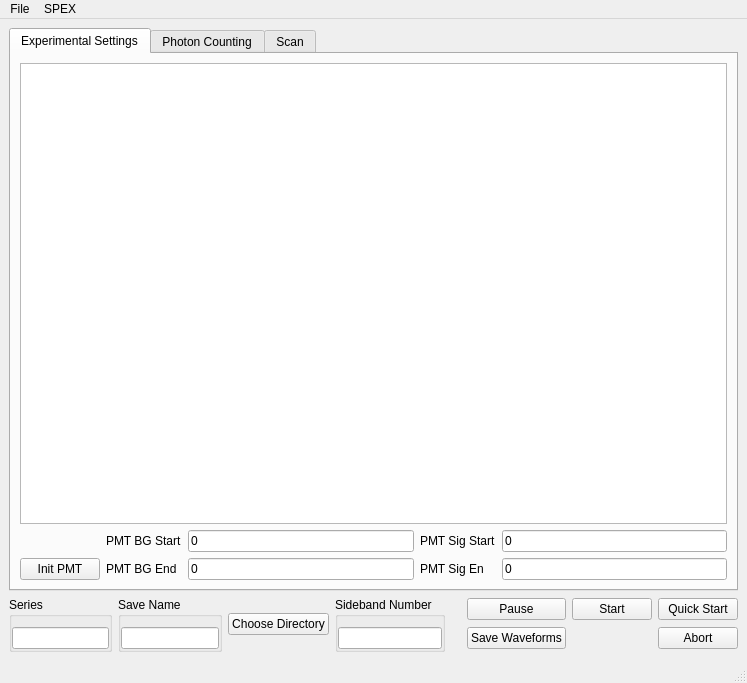
<?xml version="1.0" encoding="UTF-8"?>
<ui version="4.0">
 <class>MainWindow</class>
 <widget class="QMainWindow" name="MainWindow">
  <property name="geometry">
   <rect>
    <x>0</x>
    <y>0</y>
    <width>747</width>
    <height>683</height>
   </rect>
  </property>
  <property name="windowTitle">
   <string>Sideband Measurements</string>
  </property>
  <widget class="QWidget" name="centralwidget">
   <layout class="QVBoxLayout" name="verticalLayout">
    <item>
     <widget class="QTabWidget" name="tabWidget">
      <property name="currentIndex">
       <number>0</number>
      </property>
      <widget class="QWidget" name="tab">
       <attribute name="title">
        <string>Experimental Settings</string>
       </attribute>
       <layout class="QHBoxLayout" name="horizontalLayout_2">
        <item>
         <layout class="QVBoxLayout" name="verticalLayout_5" stretch="100">
          <item>
           <widget class="QSplitter" name="splitter">
            <property name="orientation">
             <enum>Qt::Horizontal</enum>
            </property>
            <widget class="QWidget" name="">
             <layout class="QVBoxLayout" name="verticalLayout_2">
              <item>
               <widget class="PlotWidget" name="gSignal"/>
              </item>
              <item>
               <layout class="QGridLayout" name="gridLayout_2">
                <item row="1" column="3">
                 <widget class="QFNumberEdit" name="tPmBgEn">
                  <property name="text">
                   <string>0</string>
                  </property>
                 </widget>
                </item>
                <item row="1" column="4">
                 <widget class="QLabel" name="label_11">
                  <property name="text">
                   <string>PMT Sig En</string>
                  </property>
                 </widget>
                </item>
                <item row="0" column="3">
                 <widget class="QFNumberEdit" name="tPmBgSt">
                  <property name="text">
                   <string>0</string>
                  </property>
                 </widget>
                </item>
                <item row="1" column="5">
                 <widget class="QFNumberEdit" name="tPmSgEn">
                  <property name="text">
                   <string>0</string>
                  </property>
                 </widget>
                </item>
                <item row="1" column="2">
                 <widget class="QLabel" name="label_10">
                  <property name="text">
                   <string>PMT BG End</string>
                  </property>
                 </widget>
                </item>
                <item row="0" column="4">
                 <widget class="QLabel" name="label_6">
                  <property name="text">
                   <string>PMT Sig Start</string>
                  </property>
                 </widget>
                </item>
                <item row="0" column="2">
                 <widget class="QLabel" name="label_5">
                  <property name="text">
                   <string>PMT BG Start</string>
                  </property>
                 </widget>
                </item>
                <item row="1" column="1">
                 <widget class="QPushButton" name="bInitPMT">
                  <property name="text">
                   <string>Init PMT</string>
                  </property>
                 </widget>
                </item>
                <item row="0" column="5">
                 <widget class="QFNumberEdit" name="tPmSgSt">
                  <property name="text">
                   <string>0</string>
                  </property>
                 </widget>
                </item>
               </layout>
              </item>
             </layout>
            </widget>
           </widget>
          </item>
         </layout>
        </item>
       </layout>
      </widget>
      <widget class="QWidget" name="tabPC">
       <attribute name="title">
        <string>Photon Counting</string>
       </attribute>
       <layout class="QVBoxLayout" name="verticalLayout_4">
        <item>
         <widget class="DoubleYPlot" name="gPC"/>
        </item>
        <item>
         <layout class="QGridLayout" name="gridLayout_3">
          <item row="0" column="0">
           <widget class="QGroupBox" name="groupBox_4">
            <property name="title">
             <string>PC Threshold</string>
            </property>
            <property name="flat">
             <bool>true</bool>
            </property>
            <layout class="QHBoxLayout" name="horizontalLayout_8">
             <property name="leftMargin">
              <number>0</number>
             </property>
             <property name="topMargin">
              <number>10</number>
             </property>
             <property name="rightMargin">
              <number>0</number>
             </property>
             <property name="bottomMargin">
              <number>0</number>
             </property>
             <item>
              <widget class="QFNumberEdit" name="tPCThreshold"/>
             </item>
            </layout>
           </widget>
          </item>
         </layout>
        </item>
       </layout>
      </widget>
      <widget class="QWidget" name="tab_2">
       <attribute name="title">
        <string>Scan</string>
       </attribute>
       <layout class="QVBoxLayout" name="verticalLayout_3">
        <item>
         <widget class="ClickablePlotWidget" name="gScan"/>
        </item>
        <item>
         <layout class="QHBoxLayout" name="horizontalLayout_4">
          <item>
           <spacer name="horizontalSpacer_2">
            <property name="orientation">
             <enum>Qt::Horizontal</enum>
            </property>
            <property name="sizeHint" stdset="0">
             <size>
              <width>40</width>
              <height>20</height>
             </size>
            </property>
           </spacer>
          </item>
          <item>
           <widget class="QPushButton" name="bClearScan">
            <property name="text">
             <string>Clear</string>
            </property>
           </widget>
          </item>
         </layout>
        </item>
       </layout>
      </widget>
     </widget>
    </item>
    <item>
     <layout class="QHBoxLayout" name="horizontalLayout_3">
      <item>
       <layout class="QHBoxLayout" name="horizontalLayout">
        <item>
         <widget class="QGroupBox" name="groupBox_3">
          <property name="title">
           <string>Series</string>
          </property>
          <property name="flat">
           <bool>true</bool>
          </property>
          <layout class="QHBoxLayout" name="horizontalLayout_7">
           <property name="leftMargin">
            <number>0</number>
           </property>
           <property name="topMargin">
            <number>10</number>
           </property>
           <property name="rightMargin">
            <number>0</number>
           </property>
           <property name="bottomMargin">
            <number>0</number>
           </property>
           <item>
            <widget class="QLineEdit" name="tSeries">
             <property name="toolTip">
              <string>{NIRP, NIRL, FELP, FELL, TEMP, PMHV}</string>
             </property>
             <property name="placeholderText">
              <string/>
             </property>
            </widget>
           </item>
          </layout>
         </widget>
        </item>
        <item>
         <widget class="QGroupBox" name="groupBox_2">
          <property name="title">
           <string>Save Name</string>
          </property>
          <property name="flat">
           <bool>true</bool>
          </property>
          <layout class="QHBoxLayout" name="horizontalLayout_6">
           <property name="leftMargin">
            <number>0</number>
           </property>
           <property name="topMargin">
            <number>10</number>
           </property>
           <property name="rightMargin">
            <number>0</number>
           </property>
           <property name="bottomMargin">
            <number>0</number>
           </property>
           <item>
            <widget class="QLineEdit" name="tSaveName"/>
           </item>
          </layout>
         </widget>
        </item>
        <item>
         <widget class="QPushButton" name="bChooseDirectory">
          <property name="text">
           <string>Choose Directory</string>
          </property>
         </widget>
        </item>
        <item>
         <widget class="QGroupBox" name="groupBox">
          <property name="title">
           <string>Sideband Number</string>
          </property>
          <property name="flat">
           <bool>true</bool>
          </property>
          <layout class="QHBoxLayout" name="horizontalLayout_5">
           <property name="leftMargin">
            <number>0</number>
           </property>
           <property name="topMargin">
            <number>10</number>
           </property>
           <property name="rightMargin">
            <number>0</number>
           </property>
           <property name="bottomMargin">
            <number>0</number>
           </property>
           <item>
            <widget class="QLineEdit" name="tSidebandNumber"/>
           </item>
          </layout>
         </widget>
        </item>
       </layout>
      </item>
      <item>
       <spacer name="horizontalSpacer">
        <property name="orientation">
         <enum>Qt::Horizontal</enum>
        </property>
        <property name="sizeHint" stdset="0">
         <size>
          <width>40</width>
          <height>20</height>
         </size>
        </property>
       </spacer>
      </item>
      <item>
       <layout class="QGridLayout" name="gridLayout">
        <item row="1" column="2">
         <widget class="QPushButton" name="bAbort">
          <property name="text">
           <string>Abort</string>
          </property>
         </widget>
        </item>
        <item row="0" column="2">
         <widget class="QPushButton" name="bQuickStart">
          <property name="text">
           <string>Quick Start</string>
          </property>
         </widget>
        </item>
        <item row="1" column="0">
         <widget class="QPushButton" name="bSaveWaveforms">
          <property name="text">
           <string>Save Waveforms</string>
          </property>
         </widget>
        </item>
        <item row="0" column="0">
         <widget class="QPushButton" name="bPause">
          <property name="text">
           <string>Pause</string>
          </property>
          <property name="checkable">
           <bool>true</bool>
          </property>
         </widget>
        </item>
        <item row="0" column="1">
         <widget class="QPushButton" name="bStart">
          <property name="text">
           <string>Start</string>
          </property>
         </widget>
        </item>
       </layout>
      </item>
     </layout>
    </item>
   </layout>
  </widget>
  <widget class="QMenuBar" name="menubar">
   <property name="geometry">
    <rect>
     <x>0</x>
     <y>0</y>
     <width>747</width>
     <height>21</height>
    </rect>
   </property>
   <widget class="QMenu" name="menuFile">
    <property name="title">
     <string>File</string>
    </property>
    <addaction name="mFileSettings"/>
    <addaction name="mFileExit"/>
   </widget>
   <widget class="QMenu" name="menuSPEX">
    <property name="title">
     <string>SPEX</string>
    </property>
    <addaction name="mSpexOpen"/>
   </widget>
   <addaction name="menuFile"/>
   <addaction name="menuSPEX"/>
  </widget>
  <widget class="QStatusBar" name="statusbar"/>
  <action name="mFileSettings">
   <property name="text">
    <string>Settings</string>
   </property>
  </action>
  <action name="mFileExit">
   <property name="text">
    <string>Exit</string>
   </property>
  </action>
  <action name="actionInitialize">
   <property name="text">
    <string>Initialize...</string>
   </property>
  </action>
  <action name="actionGoto_Wavenumber">
   <property name="text">
    <string>Goto Wavenumber...</string>
   </property>
  </action>
  <action name="mSpexOpen">
   <property name="text">
    <string>Open SPEX Settings</string>
   </property>
  </action>
 </widget>
 <customwidgets>
  <customwidget>
   <class>QFNumberEdit</class>
   <extends>QLineEdit</extends>
   <header>InstsAndQt.customQt</header>
  </customwidget>
  <customwidget>
   <class>PlotWidget</class>
   <extends>QGraphicsView</extends>
   <header>pyqtgraph</header>
  </customwidget>
  <customwidget>
   <class>ClickablePlotWidget</class>
   <extends>QGraphicsView</extends>
   <header>clickablePlotWidget</header>
  </customwidget>
  <customwidget>
   <class>DoubleYPlot</class>
   <extends>QGraphicsView</extends>
   <header>InstsAndQt.customQt</header>
  </customwidget>
 </customwidgets>
 <tabstops>
  <tabstop>tPmBgSt</tabstop>
  <tabstop>tPmBgEn</tabstop>
  <tabstop>tPmSgSt</tabstop>
  <tabstop>tPmSgEn</tabstop>
  <tabstop>bChooseDirectory</tabstop>
  <tabstop>bPause</tabstop>
  <tabstop>bQuickStart</tabstop>
  <tabstop>bSaveWaveforms</tabstop>
  <tabstop>bAbort</tabstop>
  <tabstop>gSignal</tabstop>
 </tabstops>
 <resources/>
 <connections/>
</ui>
